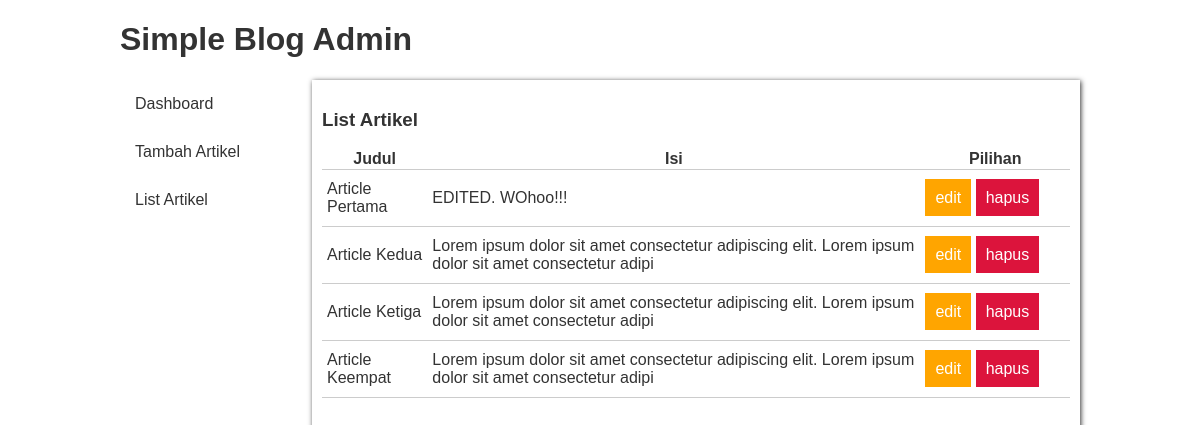
The page / on the database its author committed.
### tables this page shows
CREATE TABLE `articles` (
`id` int(11) NOT NULL,
  `title` varchar(100) NOT NULL,
  `content` text NOT NULL,
  `created` date NOT NULL
);

### Controller.php (called while the page is built, shortened)
<?php
class Controller
{
    public function __construct()
    {
        $this->model = new Model();
        $this->view = new View();
        $this->data = array();
    }
    public function list_articles()
    {
        $this->data['articles'] = $this->model->get_articles();
        $this->view->load('list_articles', $this->data);
    }
}

### index.php (called while the page is built, shortened)
<?php
require 'Controller.php';
require 'View.php';
require 'Model.php';
$controller = new Controller();
$page = isset($_GET['page']) ? $_GET['page'] : 'list_articles';
$id = isset($_GET['id']) ? $_GET['id'] : null;
$controller->$page($id);

### Model.php (called while the page is built, shortened)
<?php
class Model
{
    public function __construct()
    {
        $dbhost = 'localhost';
        $dbname = 'simple_blog';
        $dbuser = 'root';
        $dbpass = 'root';
        $this->db = new PDO("mysql:host=$dbhost;dbname=$dbname;charset=utf8", $dbuser, $dbpass);
        $this->db->setAttribute(PDO::ATTR_ERRMODE, PDO::ERRMODE_EXCEPTION);
    }
    public function get_articles()
    {
        $query = "SELECT id, title, created, content FROM articles";
        $data = $this->db->query($query);
        return $data->fetchAll(PDO::FETCH_OBJ);
    }
}

### views/list_articles.php (the view, shortened to what this page needs)
<!DOCTYPE html>
<html lang="en">
<head>
    <link rel="stylesheet" href="<?=BASE?>css/style-admin.css">
</head>
<body>
    <div class="container">
        <h1>Simple Blog Admin</h1>
        <div class="sidebar">
            <ul>
                <li><a href="<?=BASE?>">Dashboard</a></li>
                <li><a href="<?=BASE?>index.php?page=add_article">Tambah Artikel</a></li>
                <li><a href="<?=BASE?>index.php?page=list_articles">List Artikel</a></li>
            </ul>
        </div>
        <div class="content">
            <h3>List Artikel</h3>
            <table class="data">
                <tr>
                    <th>Judul</th>
                    <th>Isi</th>
                    <th width="20%">Pilihan</th>
                </tr>
                <?php foreach ($articles as $article) : ?>
                <tr>
                    <td><?=$article->title; ?></td>
                    <td>
                        <?=substr($article->content, 0, 100);?>
                    </td>
                    <td>
                        <a href="<?=BASE?>index.php?page=update_article&id=<?=$article->id?>" class="btn btn-edit">edit</a>
                        <a href="<?=BASE?>index.php?page=delete_article&id=<?=$article->id?>" class="btn btn-hapus">hapus</a>
                    </td>
                </tr>
                <?php endforeach; ?>
            </table>
        </div>
    </div>
</body>
</html>

### View.php (shortened to what this page needs)
<?php
class View
{
    public function load($template, $data = array())
    {
        $file = 'views/'. $template . '.php';
        if ( file_exists($file) && is_file($file) ) {
            include $file;
        } else {
            exit("File $file tidak ditemukan");
        }
    }
}

### css/style-admin.css (style rules this page uses)
body { font-family: Helvetica; color: #333; }
a { text-decoration: none; color: #333; }
.container { width: 960px; max-width: 100%; margin: 0 auto; }
.sidebar { width: 20%; float: left; }
.sidebar ul { list-style: none; padding-left: 0; margin: 0; }
.sidebar li a { display: inline-block; width: 100%; padding: 15px; box-sizing: border-box; }
.content { width: 80%; min-height: 500px; float: right; padding: 10px; box-shadow: 1px 1px 5px; box-sizing: border-box; }
table.data { width: 100%; border-collapse: collapse; }
table.data td { padding: 10px 5px; border: 1px solid #ccc; border-left: none; border-right: none; }
.btn { width: auto; color: #fff; border: none; cursor: pointer; padding: 10px; }
.btn-edit { background-color: orange; }
.btn-hapus { background-color: crimson; }

### rows shown on the page
articles: title "Article Pertama", content "EDITED. WOhoo!!!"
articles: title "Article Kedua", content "Lorem ipsum dolor sit amet consectetur adipiscing elit. Lorem ipsum dolor sit amet consectetur adipi"
articles: title "Article Ketiga", content "Lorem ipsum dolor sit amet consectetur adipiscing elit. Lorem ipsum dolor sit amet consectetur adipi"
articles: title "Article Keempat", content "Lorem ipsum dolor sit amet consectetur adipiscing elit. Lorem ipsum dolor sit amet consectetur adipi"
